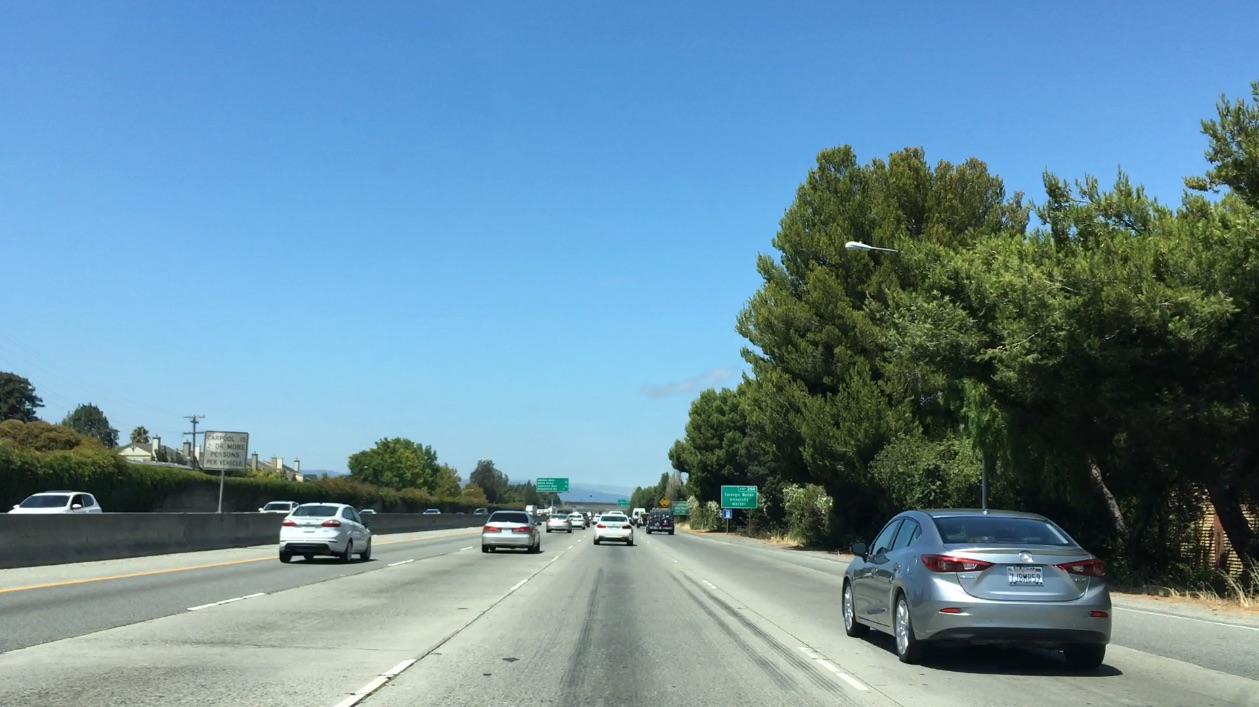
#> input picture bbox-example-image.jpg, 1259 x 707 px
$ jupyter execute --allow-errors compose.ipynb   (shell and % lines are left out)   (older library calls are emulated)
#> lines starting #> are read from the running program, lines starting #| are printed output that depends on the picture
### lesson_functions.py
import matplotlib.image as mpimg
import numpy as np
import cv2
from skimage.feature import hog


# Define a function to return HOG features and visualization
# [41 lines left out: functions get_hog_features, bin_spatial, color_hist, not called in this run]


# Define a function to extract features from a list of images
# Have this function call bin_spatial() and color_hist()
def extract_features(image_paths, color_space='RGB', spatial_size=(32, 32),
                     hist_bins=32, hist_range=(0, 256), orient=9,
                     pix_per_cell=8, cell_per_block=2, hog_channel=0,
                     spatial_feat=True, hist_feat=True, hog_feat=True):
    # Create a list to append feature vectors to
    features = []
    # Iterate through the list of images
    for path in image_paths:
        # Read in each one by one
        image = mpimg.imread(path)
        # should handle png files (0 - 1) and jpeg files (0 - 255) differently.
        # convert png to jpg
        if path.lower().endswith('.png'):
            image = (image[:, :, :3] * 255).astype(np.uint8)

        image_features = single_img_features(image, color_space=color_space,
                                             spatial_size=spatial_size, hist_bins=hist_bins, hist_range=hist_range,
                                             orient=orient, pix_per_cell=pix_per_cell,
                                             cell_per_block=cell_per_block,
                                             hog_channel=hog_channel, spatial_feat=spatial_feat,
                                             hist_feat=hist_feat, hog_feat=hog_feat)
        features.append(image_features)

        # [17 lines of commented-out code are left out]

    return features


# Define a function that takes an image,
# start and stop positions in both x and y,
# window size (x and y dimensions),
# and overlap fraction (for both x and y)
def slide_window(img, x_start_stop=[None, None], y_start_stop=[None, None],
                 xy_window=(64, 64), xy_overlap=(0.5, 0.5)):
    # If x and/or y start/stop positions not defined, set to image size
    if x_start_stop[0] is None:
        x_start_stop[0] = 0
    if x_start_stop[1] is None:
        x_start_stop[1] = img.shape[1]
    if y_start_stop[0] is None:
        y_start_stop[0] = 0
    if y_start_stop[1] is None:
        y_start_stop[1] = img.shape[0]

    # Compute the span of the region to be searched
    xspan = x_start_stop[1] - x_start_stop[0]
    yspan = y_start_stop[1] - y_start_stop[0]
    # Compute the number of pixels per step in x/y
    nx_pix_per_step = np.int(xy_window[0] * (1 - xy_overlap[0]))
    ny_pix_per_step = np.int(xy_window[1] * (1 - xy_overlap[1]))
    # Compute the number of windows in x/y
    nx_buffer = np.int(xy_window[0] * (xy_overlap[0]))
    ny_buffer = np.int(xy_window[1] * (xy_overlap[1]))
    nx_windows = np.int((xspan - nx_buffer) / nx_pix_per_step)
    ny_windows = np.int((yspan - ny_buffer) / ny_pix_per_step)
    # Initialize a list to append window positions to
    window_list = []
    # Loop through finding x and y window positions
    # Note: you could vectorize this step, but in practice
    # you'll be considering windows one by one with your
    # classifier, so looping makes sense
    for ys in range(ny_windows):
        for xs in range(nx_windows):
            # Calculate window position
            startx = xs * nx_pix_per_step + x_start_stop[0]
            endx = startx + xy_window[0]
            starty = ys * ny_pix_per_step + y_start_stop[0]
            endy = starty + xy_window[1]

            # Append window position to list
            window_list.append(((startx, starty), (endx, endy)))
    # Return the list of windows
    return window_list


# Define a function to draw bounding boxes
# [101 lines left out: functions draw_boxes, convert_color, single_img_features, search_windows, not called in this run]

### compose.ipynb
[cell 1]
import matplotlib.image as mpimg
import matplotlib.pyplot as plt
import numpy as np
import cv2
import glob
import time

from sklearn.svm import LinearSVC, SVC
from sklearn.preprocessing import StandardScaler
from skimage.feature import hog
from sklearn.model_selection import train_test_split, GridSearchCV

# from pipe import *
from lesson_functions import *

# Read in cars and notcars
# In Python 3.5 and newer use the new recursive **/ functionality

cars_small = glob.glob('data/vehicles_smallset/**/*.jpeg', recursive=True)
cars_large = glob.glob('data/vehicles/**/*.png', recursive=True)

notcars_small = glob.glob('data/non-vehicles_smallset/**/*.jpeg', recursive=True)
notcars_large = glob.glob('data/non-vehicles/**/*.png', recursive=True)

print('   cars: small(%d), large(%d)' % (len(cars_small), len(cars_large)))
print('notcars: small(%d), large(%d)' % (len(notcars_small), len(notcars_large)))

cars = []
notcars = []

# TODO: only small dataset is effective.

cars.extend(cars_small)
# cars.extend(cars_large)

notcars.extend(notcars_small)
# notcars.extend(notcars_large)

sample_size = 2000
cars = cars[0:sample_size]
notcars = notcars[0:sample_size]

print('Total cars(%d) notcars(%d)' % (len(cars), len(notcars)))

### TODO: Tweak these parameters and see how the results change.
color_space = 'YCrCb'   # Can be RGB, HSV, LUV, HLS, YUV, YCrCb
orient = 9              # HOG orientations
pix_per_cell = 8        # HOG pixels per cell
cell_per_block = 2      # HOG cells per block
hog_channel = 'ALL'     # Can be 0, 1, 2, or "ALL"
spatial_size = (16, 16) # Spatial binning dimensions
hist_bins = 32          # Number of histogram bins
spatial_feat = False    # Spatial features on or off
hist_feat = True
hog_feat = True         # HOG features on or off
y_start_stop = [450, None]  # Min and max in y to search in slide_window()


car_features = extract_features(cars, color_space=color_space,
                                spatial_size=spatial_size, hist_bins=hist_bins,
                                orient=orient, pix_per_cell=pix_per_cell,
                                cell_per_block=cell_per_block,
                                hog_channel=hog_channel, spatial_feat=spatial_feat,
                                hist_feat=hist_feat, hog_feat=hog_feat)
notcar_features = extract_features(notcars, color_space=color_space,
                                   spatial_size=spatial_size, hist_bins=hist_bins,
                                   orient=orient, pix_per_cell=pix_per_cell,
                                   cell_per_block=cell_per_block,
                                   hog_channel=hog_channel, spatial_feat=spatial_feat,
                                   hist_feat=hist_feat, hog_feat=hog_feat)

# Create an array stack of feature vectors
X = np.vstack((car_features, notcar_features)).astype(np.float64)

print(X.shape)

# Define the labels vector
y = np.hstack((np.ones(len(car_features)), np.zeros(len(notcar_features))))

# Split up data into randomized training and test sets
rand_state = np.random.randint(0, 100)
#> (the rest of this cell did not finish here and is left out)

[cell 2]
fig = plt.figure(figsize=(9, 18))

test_image = 'bbox-example-image.jpg'
image = mpimg.imread(test_image)
#> image is the input picture: shape (707, 1259, 3); mean R, G, B 104.8, 141, 158.4
draw_image = np.copy(image)

windows = slide_window(image, x_start_stop=[None, None], y_start_stop=y_start_stop,
                   xy_window=(64, 64), xy_overlap=(0.75, 0.75))
#> windows = 975 items
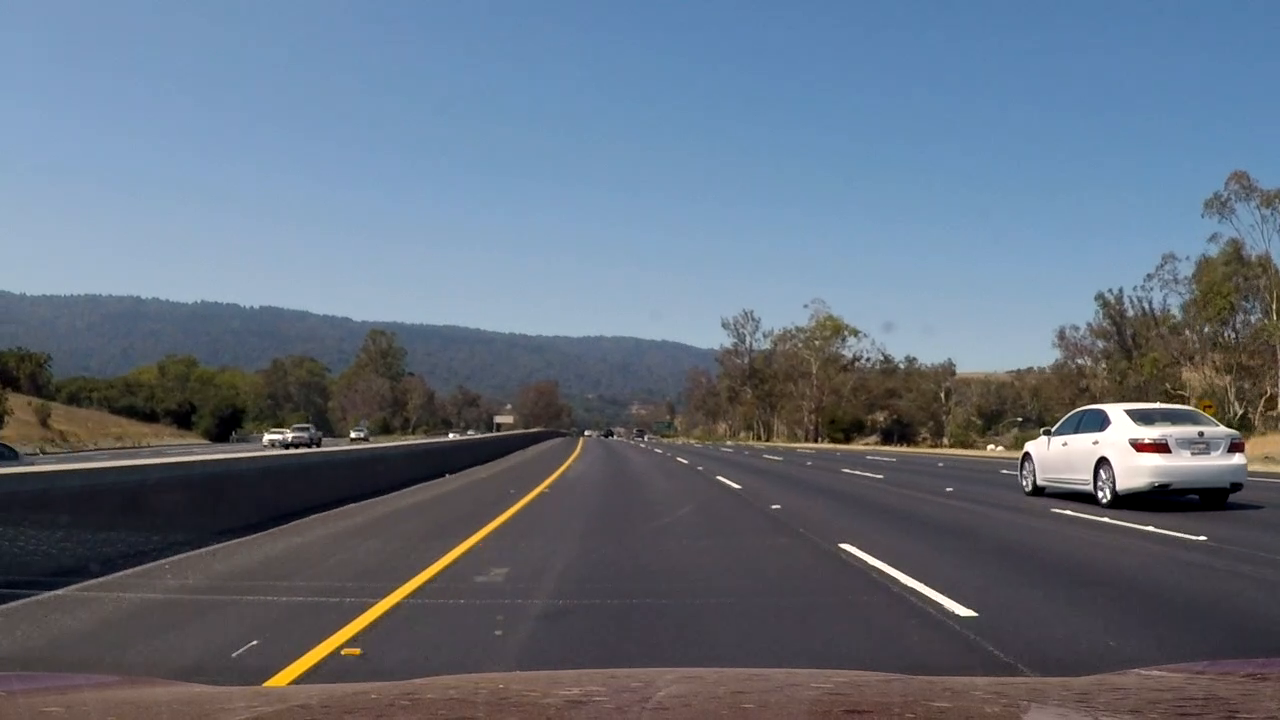
#> input picture record/test_0.png, 1280 x 720 px
#> further down, image is the input picture: shape (720, 1280, 4) float32; mean R, G, B, A 0.391, 0.435, 0.492, 1

#> (the rest of this cell did not finish here and is left out)

[cell 3]
# Uncomment the following line if you extracted training
# data from .png images (scaled 0 to 1 by mpimg) and the
# image you are searching is a .jpg (scaled 0 to 255)
# image = image.astype(np.float32)/255

fig = plt.figure(figsize=(9, 18))

#> (the rest of this cell did not finish here and is left out)

#> `windows = slide_window(image, x_start_stop=[None, None], y_start_stop=..`: windows = 2260 items

    hot_windows = search_windows(image, windows, svc, X_scaler, color_space=color_space,
                                 spatial_size=spatial_size, hist_bins=hist_bins,
                                 orient=orient, pix_per_cell=pix_per_cell,
                                 cell_per_block=cell_per_block,
                                 hog_channel=hog_channel, spatial_feat=spatial_feat,
                                 hist_feat=hist_feat, hog_feat=hog_feat)

    window_img = draw_boxes(draw_image, hot_windows, color=(0, 0, 255), thick=6)

    plt.subplot(5, 1, i + 1)
    plt.title('test_%d.png' % i)
    plt.imshow(window_img)

fig.tight_layout()

[cell 4]
# [66 lines left out: function find_cars, not called in this run]


ystart = 400
ystop = None
scale = 1.5

fig = plt.figure(figsize=(9, 18))

bboxes_dict = {}

#> (the rest of this cell did not finish here and is left out)

[cell 5]
import matplotlib.image as mpimg
import matplotlib.pyplot as plt
import numpy as np
import pickle
import cv2
from scipy.ndimage.measurements import label

# [30 lines left out: functions add_heat, apply_threshold, draw_labeled_bboxes, not called in this run]

fig = plt.figure(figsize=(15, 18))

#> (the rest of this cell did not finish here and is left out)

[cell 6]
fig = plt.figure(figsize=(15, 18))

test_image = 'record/test_%d.png' % 2
image = mpimg.imread(test_image)
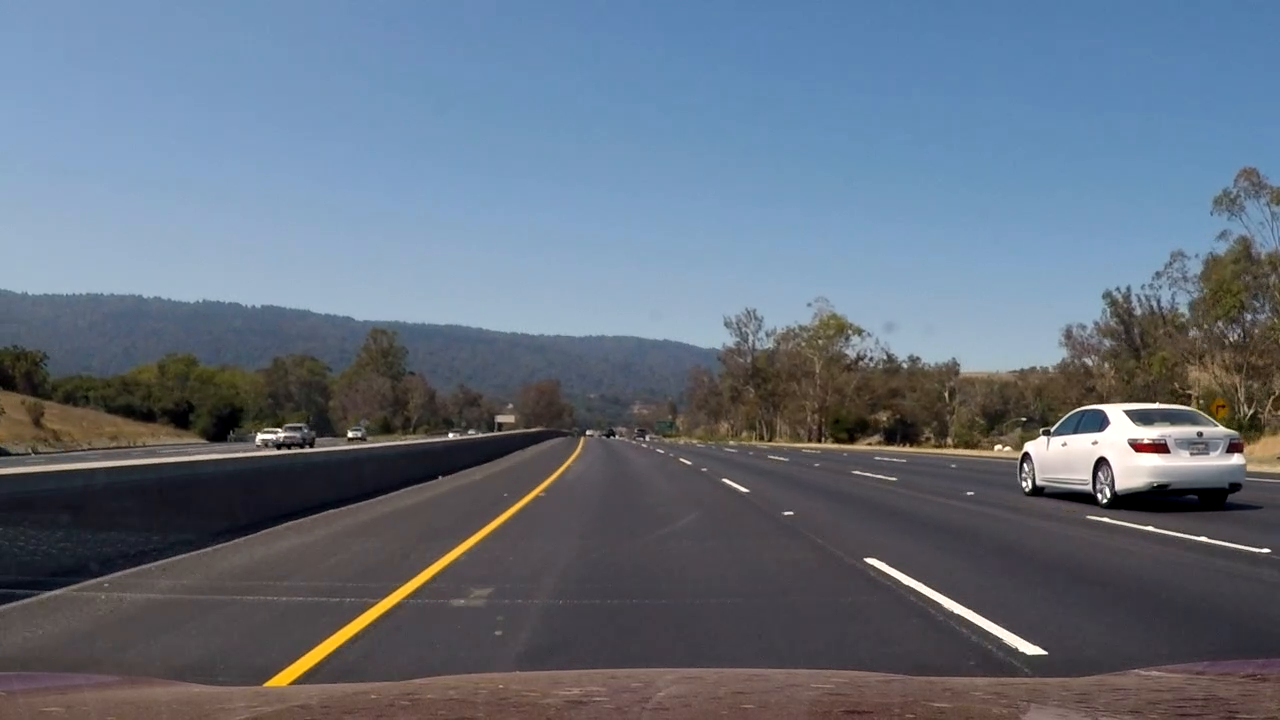
#> input picture record/test_2.png, 1280 x 720 px
#> image is the input picture: shape (720, 1280, 4) float32; mean R, G, B, A 0.392, 0.436, 0.493, 1
heat = np.zeros_like(image[:,:,0]).astype(np.float)

bboxes = []
#> (the rest of this cell did not finish here and is left out)
